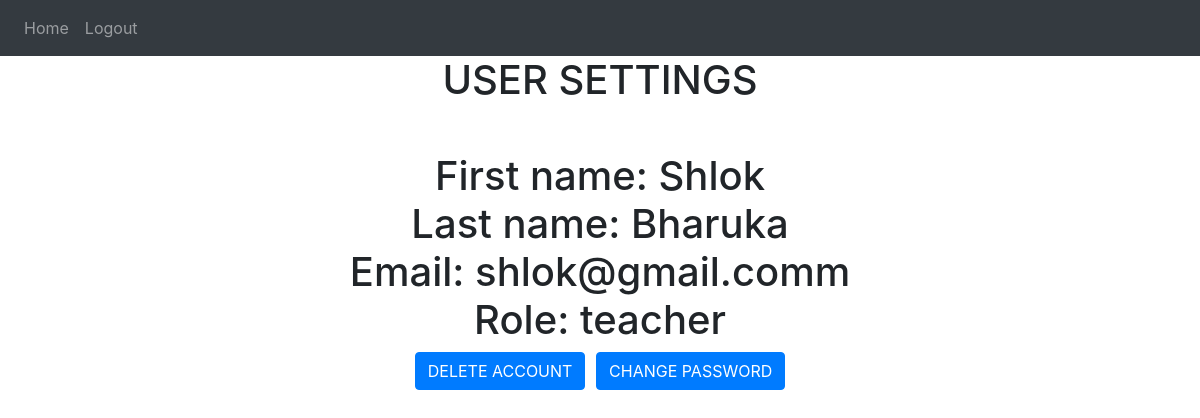
Before: /settings (signed in) with the older database file.
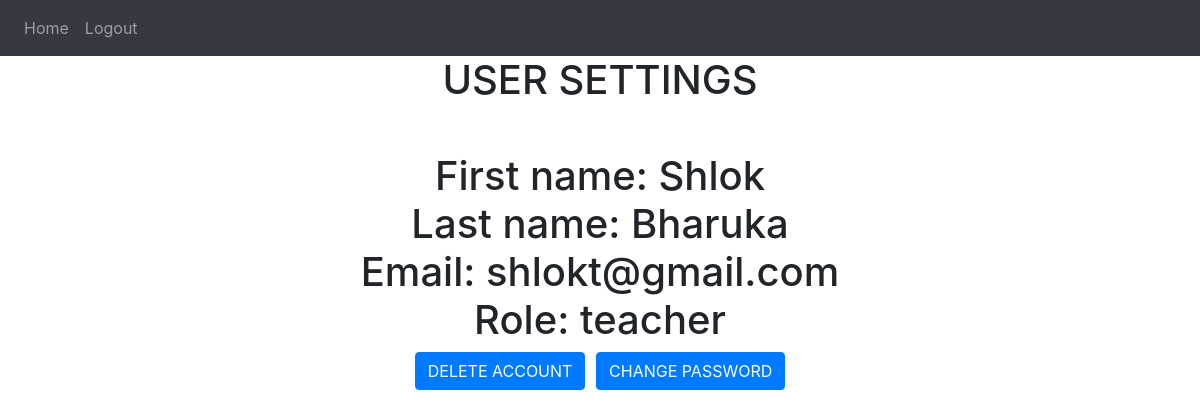
After: the same page with the newer database file.
### website/models.py (models this page shows, shortened)
class User(db.Model, UserMixin):
    id = db.Column(db.Integer, primary_key=True)
    email = db.Column(db.String(150), unique=True)
    password = db.Column(db.String(150))
    first_name = db.Column(db.String(150))
    last_name = db.Column(db.String(150))
    role = db.Column(db.String(150))
    assignments = db.relationship('Assignment', cascade='all,delete', backref='User')
    course = db.relationship('Course', cascade='all,delete', backref='User')
    discussion = db.relationship('Discussion', cascade='all,delete', backref='User')
    notification = db.relationship('Notification', cascade='all,delete', backref='User')
    submission = db.relationship('Submission', cascade='all,delete', backref='User')
    enroll = db.relationship('Enroll', cascade='all,delete', backref='User')

### website/settings.py (the view, shortened to what this page needs)
@settings.route('/settings', methods=['GET', 'POST'])
@login_required
def view():
    if request.method=='GET':
        return render_template('user_settings.html', user=current_user)

### website/templates/user_settings.html
{% extends "base.html" %} {% block title %}Home{% endblock %} {% block content
    %}
    <h1 align="center">USER SETTINGS
    <br />
    <br />
    <div>
        First name: {{user.first_name}}
        <br />
        Last name: {{user.last_name}}
        <br />
        Email: {{user.email}}
        <br />
        Role: {{user.role}}
    </div>
    <a id="creation"><button class="btn btn-primary" onClick="deleteUser()">DELETE ACCOUNT</button></a>
    <a href="change-password" id="submission"><button class="btn btn-primary">CHANGE PASSWORD</button></a>
    </h1>
    {% endblock %}

### website/templates/base.html (shortened to what this page needs)
<!DOCTYPE html>
<html>
<link rel="stylesheet" href="https://cdn.jsdelivr.net/npm/bootstrap-icons@1.3.0/font/bootstrap-icons.css">
  <head>
    <link
      rel="stylesheet"
      href="https://stackpath.bootstrapcdn.com/bootstrap/4.4.1/css/bootstrap.min.css"
    />
    <link
      rel="stylesheet"
      href="https://stackpath.bootstrapcdn.com/font-awesome/4.7.0/css/font-awesome.min.css"
    />
  </head>
  <body>
    <nav class="navbar navbar-expand-lg navbar-dark bg-dark">
      <div class="collapse navbar-collapse" id="navbar">
        <div class="navbar-nav">
          {% if user.is_authenticated %}
          <a class="nav-item nav-link" id="home" href="/">Home</a>
          <a class="nav-item nav-link" id="logout" href="/logout">Logout</a>
          {% else %}
          <a class="nav-item nav-link" id="login" href="/login">Login</a>
          <a class="nav-item nav-link" id="signUp" href="/sign-up">Sign Up</a>
          {% endif %}
        </div>
      </div>
    </nav>
    <div class="container">{% block content %} {% endblock %}</div>
  </body>
</html>

Changed rows visible on the page:
changed User "Shlok": email "shlok@gmail.comm" → "shlokt@gmail.com"
